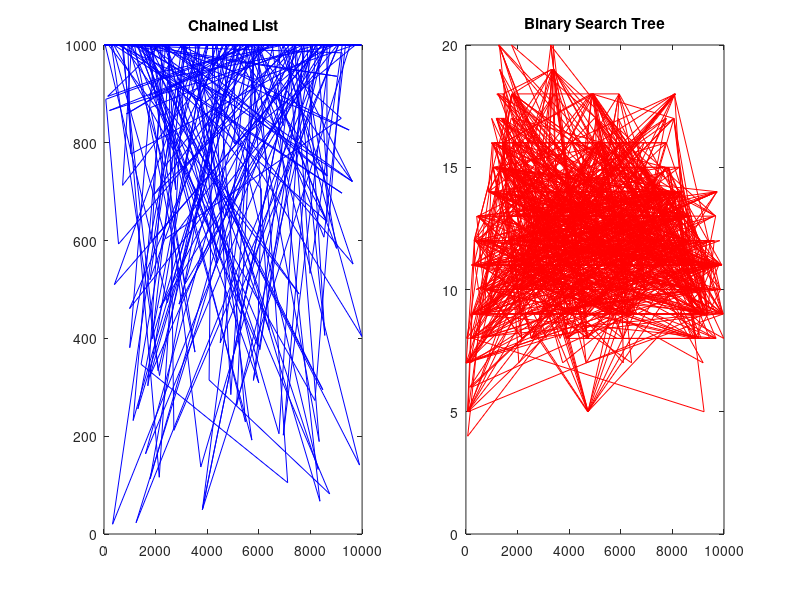

Write MATLAB code to recreate this figure.
data1 = csvread('list.csv');
x1 = data1(:,1);
y1 = data1(:,2);

data2 = csvread('abb.csv');
x2 = data2(:,1);
y2 = data2(:,2);

figure(1);

subplot(1,2,1);
plot(x1, y1, 'b');
title('Chained List');

subplot(1,2,2);
plot(x2, y2, 'r');
title('Binary Search Tree');
